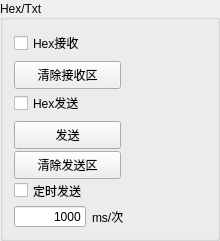
    <widget class="QGroupBox" name="groupBox_2">
     <property name="minimumSize">
      <size>
       <width>220</width>
       <height>241</height>
      </size>
     </property>
     <property name="maximumSize">
      <size>
       <width>220</width>
       <height>241</height>
      </size>
     </property>
     <property name="title">
      <string>Hex/Txt</string>
     </property>
     <property name="alignment">
      <set>Qt::AlignLeading|Qt::AlignLeft|Qt::AlignVCenter</set>
     </property>
     <layout class="QGridLayout" name="gridLayout_6">
      <item row="0" column="0" colspan="2">
       <widget class="QCheckBox" name="hex_receive">
        <property name="text">
         <string>Hex接收</string>
        </property>
       </widget>
      </item>
      <item row="1" column="0" colspan="2">
       <widget class="QPushButton" name="s2__clear_button">
        <property name="minimumSize">
         <size>
          <width>107</width>
          <height>28</height>
         </size>
        </property>
        <property name="maximumSize">
         <size>
          <width>107</width>
          <height>28</height>
         </size>
        </property>
        <property name="text">
         <string>清除接收区</string>
        </property>
       </widget>
      </item>
      <item row="2" column="0" colspan="2">
       <widget class="QCheckBox" name="hex_send">
        <property name="text">
         <string>Hex发送</string>
        </property>
       </widget>
      </item>
      <item row="3" column="0" colspan="2">
       <widget class="QPushButton" name="s3__send_button">
        <property name="minimumSize">
         <size>
          <width>107</width>
          <height>28</height>
         </size>
        </property>
        <property name="maximumSize">
         <size>
          <width>107</width>
          <height>28</height>
         </size>
        </property>
        <property name="text">
         <string>发送</string>
        </property>
       </widget>
      </item>
      <item row="4" column="0" colspan="2">
       <widget class="QPushButton" name="s3__clear_button">
        <property name="minimumSize">
         <size>
          <width>107</width>
          <height>28</height>
         </size>
        </property>
        <property name="maximumSize">
         <size>
          <width>107</width>
          <height>28</height>
         </size>
        </property>
        <property name="text">
         <string>清除发送区</string>
        </property>
       </widget>
      </item>
      <item row="5" column="0" colspan="2">
       <widget class="QCheckBox" name="timer_send_cb">
        <property name="minimumSize">
         <size>
          <width>87</width>
          <height>19</height>
         </size>
        </property>
        <property name="maximumSize">
         <size>
          <width>87</width>
          <height>19</height>
         </size>
        </property>
        <property name="text">
         <string>定时发送</string>
        </property>
       </widget>
      </item>
      <item row="6" column="0">
       <widget class="QLineEdit" name="lineEdit_3">
        <property name="minimumSize">
         <size>
          <width>72</width>
          <height>21</height>
         </size>
        </property>
        <property name="maximumSize">
         <size>
          <width>72</width>
          <height>21</height>
         </size>
        </property>
        <property name="text">
         <string>1000</string>
        </property>
        <property name="alignment">
         <set>Qt::AlignRight|Qt::AlignTrailing|Qt::AlignVCenter</set>
        </property>
       </widget>
      </item>
      <item row="6" column="1">
       <widget class="QLabel" name="dw">
        <property name="text">
         <string>ms/次</string>
        </property>
       </widget>
      </item>
     </layout>
    </widget>
